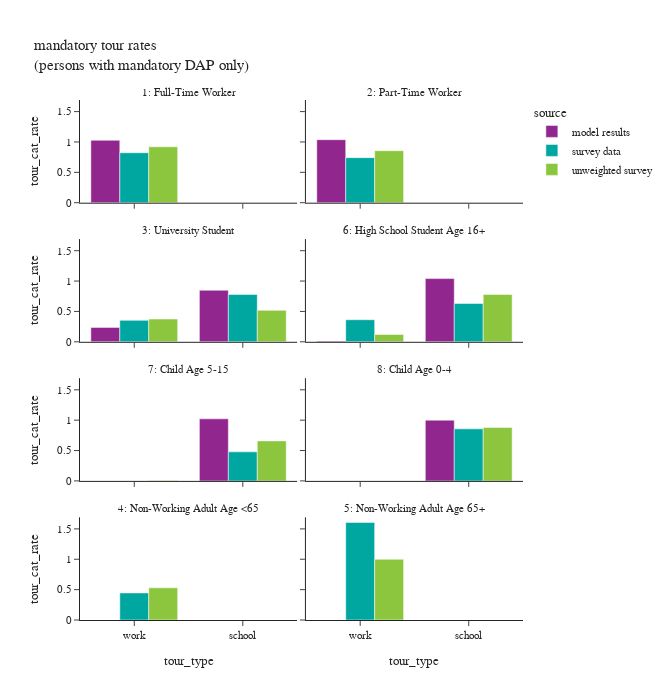

Notebook code cell kept with this figure:
### Code cell
# total number of persons by source
df_ptype_count = m_per_data.groupby(['source','ptype_label'])['person_weight'].sum().reset_index()
# mandatory tour rates
df_plot = m_tour_data.groupby(['source','ptype_label','tour_type'])[['tour_weight']].sum().reset_index(). \
    merge(df_ptype_count, how='left', on=['source','ptype_label'])
df_plot['tour_cat_rate'] = df_plot['tour_weight']/df_plot['person_weight']
# df_plot
fig = px.bar(df_plot, x="tour_type", y="tour_cat_rate", color="source",barmode="group",
             facet_col='ptype_label',facet_col_wrap=2,
             title="mandatory tour rates <br>(persons with mandatory DAP only)")
fig.for_each_annotation(lambda a: a.update(text=a.text.split("=")[-1]))
fig.update_layout(height=700, width=670)
fig.show()

### Figure 1 — Plotly figure (JSON) as saved in the notebook; plotly's stock layout.template omitted (floating-point values rounded to 4 significant figures)
{"data": [{"alignmentgroup": "True", "hovertemplate": "source=model results<br>ptype_label=1: Full-Time Worker<br>tour_type=%{x}<br>tour_cat_rate=%{y}<extra></extra>", "legendgroup": "model results", "marker": {"color": "#91268F", "pattern": {"shape": ""}}, "name": "model results", "offsetgroup": "model results", "orientation": "v", "showlegend": true, "textposition": "auto", "type": "bar", "x": ["work"], "xaxis": "x7", "y": [1.028], "yaxis": "y7"}, {"alignmentgroup": "True", "hovertemplate": "source=model results<br>ptype_label=2: Part-Time Worker<br>tour_type=%{x}<br>tour_cat_rate=%{y}<extra></extra>", "legendgroup": "model results", "marker": {"color": "#91268F", "pattern": {"shape": ""}}, "name": "model results", "offsetgroup": "model results", "orientation": "v", "showlegend": false, "textposition": "auto", "type": "bar", "x": ["work"], "xaxis": "x8", "y": [1.037], "yaxis": "y8"}, {"alignmentgroup": "True", "hovertemplate": "source=model results<br>ptype_label=3: University Student<br>tour_type=%{x}<br>tour_cat_rate=%{y}<extra></extra>", "legendgroup": "model results", "marker": {"color": "#91268F", "pattern": {"shape": ""}}, "name": "model results", "offsetgroup": "model results", "orientation": "v", "showlegend": false, "textposition": "auto", "type": "bar", "x": ["school", "work"], "xaxis": "x5", "y": [0.8488, 0.2373], "yaxis": "y5"}, {"alignmentgroup": "True", "hovertemplate": "source=model results<br>ptype_label=6: High School Student Age 16+<br>tour_type=%{x}<br>tour_cat_rate=%{y}<extra></extra>", "legendgroup": "model results", "marker": {"color": "#91268F", "pattern": {"shape": ""}}, "name": "model results", "offsetgroup": "model results", "orientation": "v", "showlegend": false, "textposition": "auto", "type": "bar", "x": ["school", "work"], "xaxis": "x6", "y": [1.041, 0.01403], "yaxis": "y6"}, {"alignmentgroup": "True", "hovertemplate": "source=model results<br>ptype_label=7: Child Age 5-15<br>tour_type=%{x}<br>tour_cat_rate=%{y}<extra></extra>", "legendgroup": "model results", "marker": {"color": "#91268F", "pattern": {"shape": ""}}, "name": "model results", "offsetgroup": "model results", "orientation": "v", "showlegend": false, "textposition": "auto", "type": "bar", "x": ["school"], "xaxis": "x3", "y": [1.022], "yaxis": "y3"}, {"alignmentgroup": "True", "hovertemplate": "source=model results<br>ptype_label=8: Child Age 0-4<br>tour_type=%{x}<br>tour_cat_rate=%{y}<extra></extra>", "legendgroup": "model results", "marker": {"color": "#91268F", "pattern": {"shape": ""}}, "name": "model results", "offsetgroup": "model results", "orientation": "v", "showlegend": false, "textposition": "auto", "type": "bar", "x": ["school"], "xaxis": "x4", "y": [1.0], "yaxis": "y4"}, {"alignmentgroup": "True", "hovertemplate": "source=survey data<br>ptype_label=1: Full-Time Worker<br>tour_type=%{x}<br>tour_cat_rate=%{y}<extra></extra>", "legendgroup": "survey data", "marker": {"color": "#00A7A0", "pattern": {"shape": ""}}, "name": "survey data", "offsetgroup": "survey data", "orientation": "v", "showlegend": true, "textposition": "auto", "type": "bar", "x": ["work"], "xaxis": "x7", "y": [0.8225], "yaxis": "y7"}, {"alignmentgroup": "True", "hovertemplate": "source=survey data<br>ptype_label=2: Part-Time Worker<br>tour_type=%{x}<br>tour_cat_rate=%{y}<extra></extra>", "legendgroup": "survey data", "marker": {"color": "#00A7A0", "pattern": {"shape": ""}}, "name": "survey data", "offsetgroup": "survey data", "orientation": "v", "showlegend": false, "textposition": "auto", "type": "bar", "x": ["work"], "xaxis": "x8", "y": [0.742], "yaxis": "y8"}, {"alignmentgroup": "True", "hovertemplate": "source=survey data<br>ptype_label=3: University Student<br>tour_type=%{x}<br>tour_cat_rate=%{y}<extra></extra>", "legendgroup": "survey data", "marker": {"color": "#00A7A0", "pattern": {"shape": ""}}, "name": "survey data", "offsetgroup": "survey data", "orientation": "v", "showlegend": false, "textposition": "auto", "type": "bar", "x": ["school", "work"], "xaxis": "x5", "y": [0.7789, 0.3532], "yaxis": "y5"}, {"alignmentgroup": "True", "hovertemplate": "source=survey data<br>ptype_label=6: High School Student Age 16+<br>tour_type=%{x}<br>tour_cat_rate=%{y}<extra></extra>", "legendgroup": "survey data", "marker": {"color": "#00A7A0", "pattern": {"shape": ""}}, "name": "survey data", "offsetgroup": "survey data", "orientation": "v", "showlegend": false, "textposition": "auto", "type": "bar", "x": ["school", "work"], "xaxis": "x6", "y": [0.6305, 0.3633], "yaxis": "y6"}, {"alignmentgroup": "True", "hovertemplate": "source=survey data<br>ptype_label=7: Child Age 5-15<br>tour_type=%{x}<br>tour_cat_rate=%{y}<extra></extra>", "legendgroup": "survey data", "marker": {"color": "#00A7A0", "pattern": {"shape": ""}}, "name": "survey data", "offsetgroup": "survey data", "orientation": "v", "showlegend": false, "textposition": "auto", "type": "bar", "x": ["school", "work"], "xaxis": "x3", "y": [0.478, 0.000199], "yaxis": "y3"}, {"alignmentgroup": "True", "hovertemplate": "source=survey data<br>ptype_label=8: Child Age 0-4<br>tour_type=%{x}<br>tour_cat_rate=%{y}<extra></extra>", "legendgroup": "survey data", "marker": {"color": "#00A7A0", "pattern": {"shape": ""}}, "name": "survey data", "offsetgroup": "survey data", "orientation": "v", "showlegend": false, "textposition": "auto", "type": "bar", "x": ["school"], "xaxis": "x4", "y": [0.8566], "yaxis": "y4"}, {"alignmentgroup": "True", "hovertemplate": "source=survey data<br>ptype_label=4: Non-Working Adult Age <65<br>tour_type=%{x}<br>tour_cat_rate=%{y}<extra></extra>", "legendgroup": "survey data", "marker": {"color": "#00A7A0", "pattern": {"shape": ""}}, "name": "survey data", "offsetgroup": "survey data", "orientation": "v", "showlegend": false, "textposition": "auto", "type": "bar", "x": ["work"], "xaxis": "x", "y": [0.4453], "yaxis": "y"}, {"alignmentgroup": "True", "hovertemplate": "source=survey data<br>ptype_label=5: Non-Working Adult Age 65+<br>tour_type=%{x}<br>tour_cat_rate=%{y}<extra></extra>", "legendgroup": "survey data", "marker": {"color": "#00A7A0", "pattern": {"shape": ""}}, "name": "survey data", "offsetgroup": "survey data", "orientation": "v", "showlegend": false, "textposition": "auto", "type": "bar", "x": ["work"], "xaxis": "x2", "y": [1.606], "yaxis": "y2"}, {"alignmentgroup": "True", "hovertemplate": "source=unweighted survey<br>ptype_label=1: Full-Time Worker<br>tour_type=%{x}<br>tour_cat_rate=%{y}<extra></extra>", "legendgroup": "unweighted survey", "marker": {"color": "#8CC63E", "pattern": {"shape": ""}}, "name": "unweighted survey", "offsetgroup": "unweighted survey", "orientation": "v", "showlegend": true, "textposition": "auto", "type": "bar", "x": ["work"], "xaxis": "x7", "y": [0.9203], "yaxis": "y7"}, {"alignmentgroup": "True", "hovertemplate": "source=unweighted survey<br>ptype_label=2: Part-Time Worker<br>tour_type=%{x}<br>tour_cat_rate=%{y}<extra></extra>", "legendgroup": "unweighted survey", "marker": {"color": "#8CC63E", "pattern": {"shape": ""}}, "name": "unweighted survey", "offsetgroup": "unweighted survey", "orientation": "v", "showlegend": false, "textposition": "auto", "type": "bar", "x": ["work"], "xaxis": "x8", "y": [0.8562], "yaxis": "y8"}, {"alignmentgroup": "True", "hovertemplate": "source=unweighted survey<br>ptype_label=3: University Student<br>tour_type=%{x}<br>tour_cat_rate=%{y}<extra></extra>", "legendgroup": "unweighted survey", "marker": {"color": "#8CC63E", "pattern": {"shape": ""}}, "name": "unweighted survey", "offsetgroup": "unweighted survey", "orientation": "v", "showlegend": false, "textposition": "auto", "type": "bar", "x": ["school", "work"], "xaxis": "x5", "y": [0.518, 0.3741], "yaxis": "y5"}, {"alignmentgroup": "True", "hovertemplate": "source=unweighted survey<br>ptype_label=6: High School Student Age 16+<br>tour_type=%{x}<br>tour_cat_rate=%{y}<extra></extra>", "legendgroup": "unweighted survey", "marker": {"color": "#8CC63E", "pattern": {"shape": ""}}, "name": "unweighted survey", "offsetgroup": "unweighted survey", "orientation": "v", "showlegend": false, "textposition": "auto", "type": "bar", "x": ["school", "work"], "xaxis": "x6", "y": [0.78, 0.12], "yaxis": "y6"}, {"alignmentgroup": "True", "hovertemplate": "source=unweighted survey<br>ptype_label=7: Child Age 5-15<br>tour_type=%{x}<br>tour_cat_rate=%{y}<extra></extra>", "legendgroup": "unweighted survey", "marker": {"color": "#8CC63E", "pattern": {"shape": ""}}, "name": "unweighted survey", "offsetgroup": "unweighted survey", "orientation": "v", "showlegend": false, "textposition": "auto", "type": "bar", "x": ["school", "work"], "xaxis": "x3", "y": [0.6588, 0.007059], "yaxis": "y3"}, {"alignmentgroup": "True", "hovertemplate": "source=unweighted survey<br>ptype_label=8: Child Age 0-4<br>tour_type=%{x}<br>tour_cat_rate=%{y}<extra></extra>", "legendgroup": "unweighted survey", "marker": {"color": "#8CC63E", "pattern": {"shape": ""}}, "name": "unweighted survey", "offsetgroup": "unweighted survey", "orientation": "v", "showlegend": false, "textposition": "auto", "type": "bar", "x": ["school"], "xaxis": "x4", "y": [0.8795], "yaxis": "y4"}, {"alignmentgroup": "True", "hovertemplate": "source=unweighted survey<br>ptype_label=4: Non-Working Adult Age <65<br>tour_type=%{x}<br>tour_cat_rate=%{y}<extra></extra>", "legendgroup": "unweighted survey", "marker": {"color": "#8CC63E", "pattern": {"shape": ""}}, "name": "unweighted survey", "offsetgroup": "unweighted survey", "orientation": "v", "showlegend": false, "textposition": "auto", "type": "bar", "x": ["work"], "xaxis": "x", "y": [0.5294], "yaxis": "y"}, {"alignmentgroup": "True", "hovertemplate": "source=unweighted survey<br>ptype_label=5: Non-Working Adult Age 65+<br>tour_type=%{x}<br>tour_cat_rate=%{y}<extra></extra>", "legendgroup": "unweighted survey", "marker": {"color": "#8CC63E", "pattern": {"shape": ""}}, "name": "unweighted survey", "offsetgroup": "unweighted survey", "orientation": "v", "showlegend": false, "textposition": "auto", "type": "bar", "x": ["work"], "xaxis": "x2", "y": [1.0], "yaxis": "y2"}], "layout": {"annotations": [{"font": {}, "showarrow": false, "text": "4: Non-Working Adult Age <65", "x": 0.245, "xanchor": "center", "xref": "paper", "y": 0.1975, "yanchor": "bottom", "yref": "paper"}, {"font": {}, "showarrow": false, "text": "5: Non-Working Adult Age 65+", "x": 0.755, "xanchor": "center", "xref": "paper", "y": 0.1975, "yanchor": "bottom", "yref": "paper"}, {"font": {}, "showarrow": false, "text": "7: Child Age 5-15", "x": 0.245, "xanchor": "center", "xref": "paper", "y": 0.465, "yanchor": "bottom", "yref": "paper"}, {"font": {}, "showarrow": false, "text": "8: Child Age 0-4", "x": 0.755, "xanchor": "center", "xref": "paper", "y": 0.465, "yanchor": "bottom", "yref": "paper"}, {"font": {}, "showarrow": false, "text": "3: University Student", "x": 0.245, "xanchor": "center", "xref": "paper", "y": 0.7325, "yanchor": "bottom", "yref": "paper"}, {"font": {}, "showarrow": false, "text": "6: High School Student Age 16+", "x": 0.755, "xanchor": "center", "xref": "paper", "y": 0.7325, "yanchor": "bottom", "yref": "paper"}, {"font": {}, "showarrow": false, "text": "1: Full-Time Worker", "x": 0.245, "xanchor": "center", "xref": "paper", "y": 1.0, "yanchor": "bottom", "yref": "paper"}, {"font": {}, "showarrow": false, "text": "2: Part-Time Worker", "x": 0.755, "xanchor": "center", "xref": "paper", "y": 1.0, "yanchor": "bottom", "yref": "paper"}], "barmode": "group", "height": 700, "legend": {"title": {"text": "source"}, "tracegroupgap": 0}, "title": {"text": "mandatory tour rates <br>(persons with mandatory DAP only)"}, "width": 670, "xaxis": {"anchor": "y", "domain": [0.0, 0.49], "title": {"text": "tour_type"}}, "xaxis2": {"anchor": "y2", "domain": [0.51, 1.0], "matches": "x", "title": {"text": "tour_type"}}, "xaxis3": {"anchor": "y3", "domain": [0.0, 0.49], "matches": "x", "showticklabels": false}, "xaxis4": {"anchor": "y4", "domain": [0.51, 1.0], "matches": "x", "showticklabels": false}, "xaxis5": {"anchor": "y5", "domain": [0.0, 0.49], "matches": "x", "showticklabels": false}, "xaxis6": {"anchor": "y6", "domain": [0.51, 1.0], "matches": "x", "showticklabels": false}, "xaxis7": {"anchor": "y7", "domain": [0.0, 0.49], "matches": "x", "showticklabels": false}, "xaxis8": {"anchor": "y8", "domain": [0.51, 1.0], "matches": "x", "showticklabels": false}, "yaxis": {"anchor": "x", "domain": [0.0, 0.1975], "title": {"text": "tour_cat_rate"}}, "yaxis2": {"anchor": "x2", "domain": [0.0, 0.1975], "matches": "y", "showticklabels": false}, "yaxis3": {"anchor": "x3", "domain": [0.2675, 0.465], "matches": "y", "title": {"text": "tour_cat_rate"}}, "yaxis4": {"anchor": "x4", "domain": [0.2675, 0.465], "matches": "y", "showticklabels": false}, "yaxis5": {"anchor": "x5", "domain": [0.535, 0.7325], "matches": "y", "title": {"text": "tour_cat_rate"}}, "yaxis6": {"anchor": "x6", "domain": [0.535, 0.7325], "matches": "y", "showticklabels": false}, "yaxis7": {"anchor": "x7", "domain": [0.8025, 1.0], "matches": "y", "title": {"text": "tour_cat_rate"}}, "yaxis8": {"anchor": "x8", "domain": [0.8025, 1.0], "matches": "y", "showticklabels": false}}}
